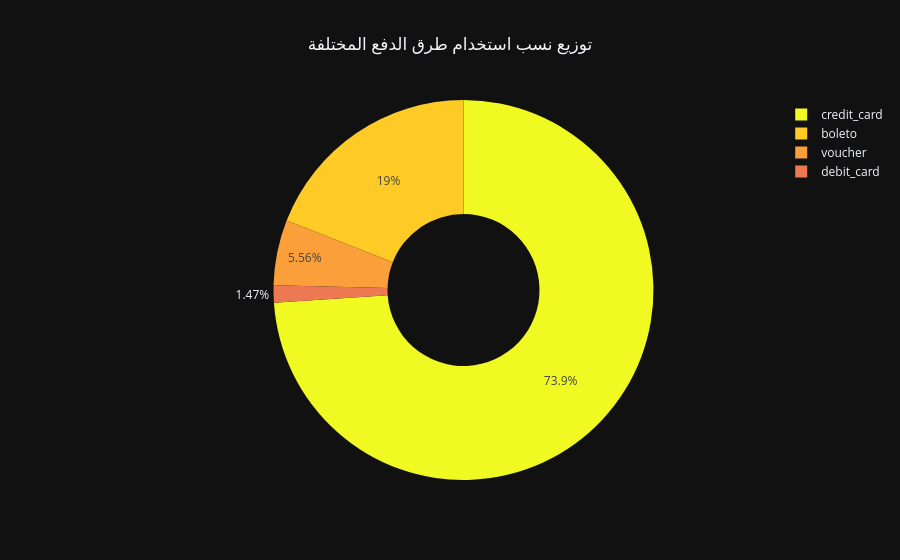

The cell this chart's notebook holds for it:
### Markdown cell above
## 💳 8. تحليل طرق الدفع وسلوك المستهلك (Payment Methods Analysis)

الآن سننتقل لجانب المعاملات المالية للإجابة على: **ما هي طريقة الدفع المفضلة لدى العملاء؟ وهل تؤثر على قيمة المشتريات؟**
سنقوم بدمج بيانات جدول المدفوعات (`order_payments`) مع جدول المبيعات ونرسم مخططاً دائرياً (Pie Chart).

### Code cell
# 1. حساب إجمالي المبيعات وعدد العمليات لكل طريقة دفع
payment_counts = order_payments.groupby('payment_type').agg(
    total_value=('payment_value', 'sum'),
    transaction_count=('order_id', 'count')
).reset_index()

# استبعاد الأنواع غير المحددة إن وجدت
payment_counts = payment_counts[payment_counts['payment_type'] != 'not_defined']

# 2. رسم Donut Chart (شكل الدونات المتطور من الـ Pie Chart) باستخدام Plotly
fig_payment = px.pie(
    payment_counts, 
    values='transaction_count', 
    names='payment_type',
    hole=0.4, # يجعلها Donut Chart بدلاً من دائرة مصمتة
    title='توزيع نسب استخدام طرق الدفع المختلفة',
    color_discrete_sequence=px.colors.sequential.Plasma_r
)

fig_payment.update_layout(title_x=0.5, template='plotly_dark')
fig_payment.show()

### Figure 1 — Plotly figure (JSON) as saved in the notebook; plotly's stock layout.template omitted (floating-point values rounded to 4 significant figures)
{"data": [{"domain": {"x": [0, 1], "y": [0, 1]}, "hole": 0.4, "hovertemplate": "payment_type=%{label}<br>transaction_count=%{value}<extra></extra>", "labels": ["boleto", "credit_card", "debit_card", "voucher"], "legendgroup": "", "name": "", "showlegend": true, "type": "pie", "values": [19784, 76795, 1529, 5775]}], "layout": {"legend": {"tracegroupgap": 0}, "piecolorway": ["#f0f921", "#fdca26", "#fb9f3a", "#ed7953", "#d8576b", "#bd3786", "#9c179e", "#7201a8", "#46039f", "#0d0887"], "title": {"text": "توزيع نسب استخدام طرق الدفع المختلفة", "x": 0.5}}}
